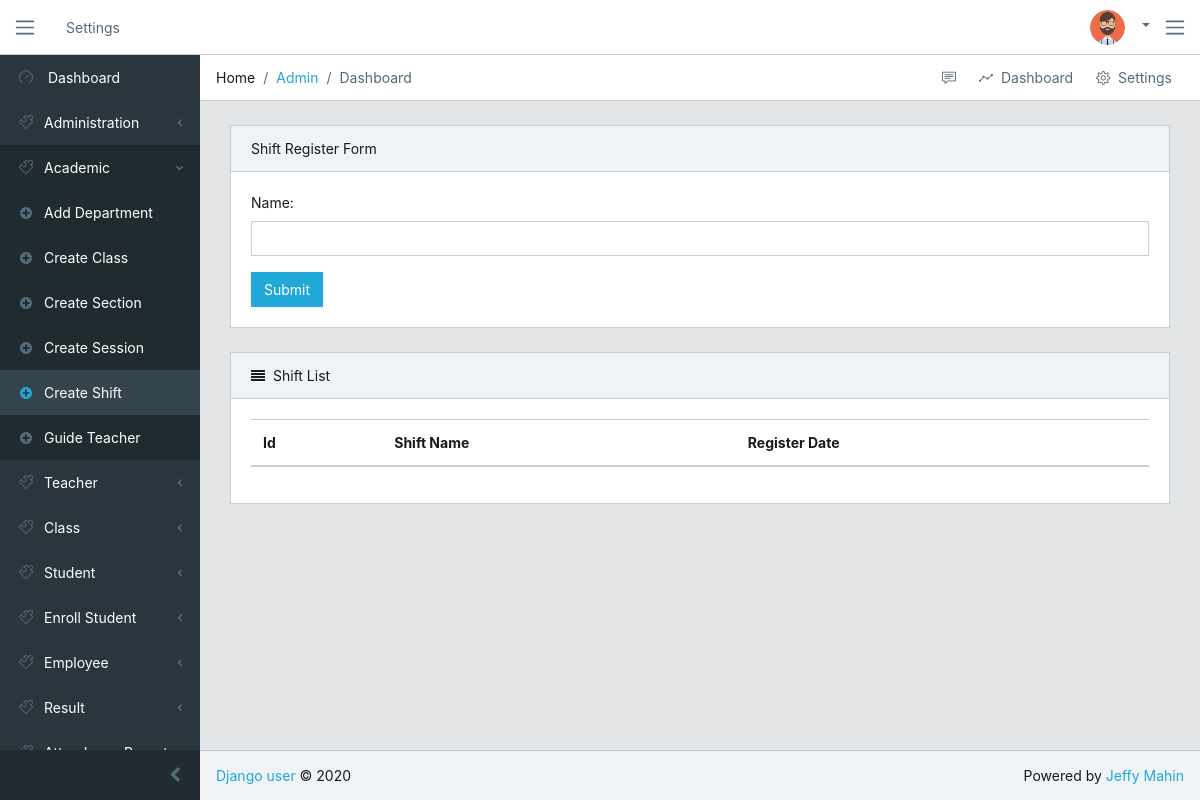
Page /academic/create-shift on the earlier database version.
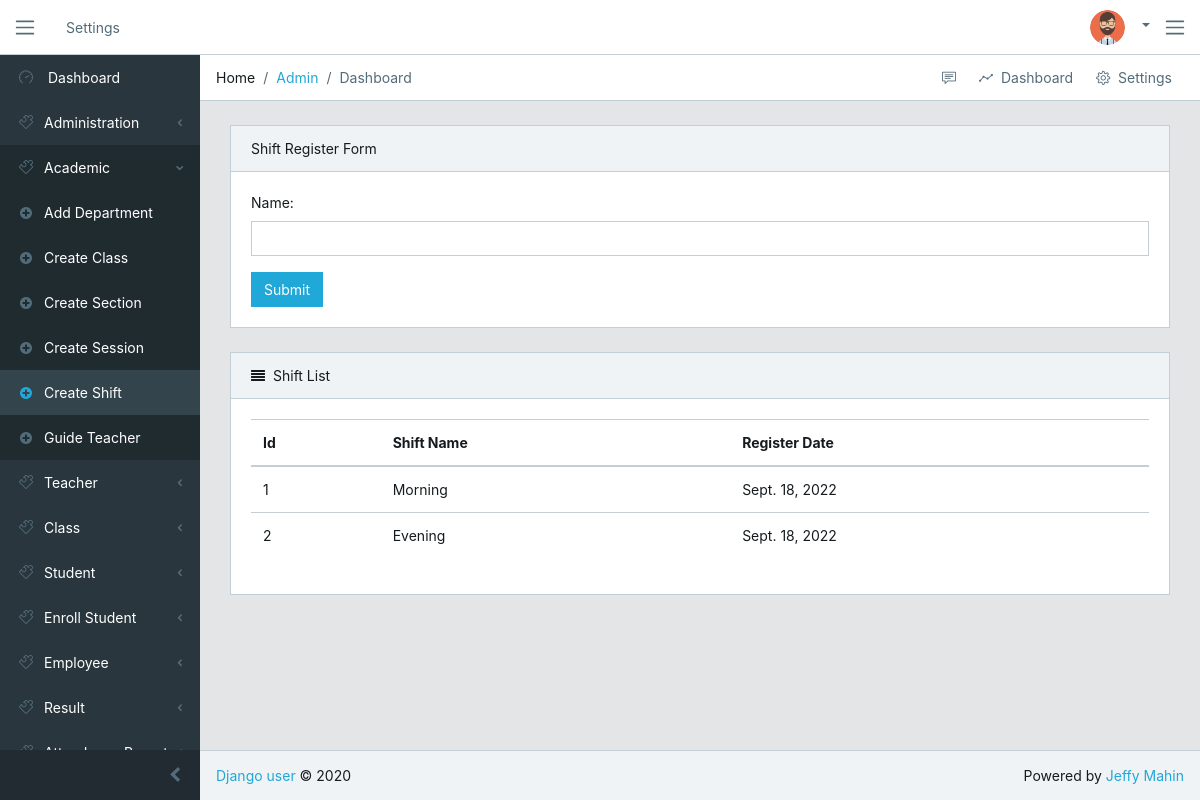
Same page on the later database version.
### academic/models.py (models this page shows, shortened)
class Shift(models.Model):
    name = models.CharField(max_length=100, unique=True)
    date = models.DateField(auto_now_add=True)

### academic/views.py (the view)
# urls.py: path('create-shift', views.add_shift, name="create-shift"),
def add_shift(request):
    forms = ShiftForm()
    if request.method == 'POST':
        forms = ShiftForm(request.POST)
        if forms.is_valid():
            forms.save()
            return redirect('create-shift')
    shift = Shift.objects.all()
    context = {'forms': forms, 'shift': shift}
    return render(request, 'academic/create-shift.html', context)

### academic/forms.py
class ShiftForm(forms.ModelForm):
    class Meta:
        model = Shift
        fields = '__all__'
        widgets = {
            'name': forms.TextInput(attrs={'class': 'form-control'})
        }

### templates/academic/create-shift.html (shortened to what this page needs)
{% extends 'base/base.html' %}
{% block content %}
  <div class="card">
    <div class="card-header">Shift Register Form</div>
    <div class="card-body">
      <form class="" action="" method="post">
        {{ forms.as_p }}
        <button type="submit" class="btn btn-primary">Submit</button>
      </form>
    </div>
  </div>
  <div class="card">
      <div class="card-header">
          <i class="fa fa-align-justify"></i>Shift List</div>
      <div class="card-body">
          <table class="table table-responsive-sm">
              <thead>
                  <tr>
                      <th>Id</th>
                      <th>Shift Name</th>
                      <th>Register Date</th>
                  </tr>
              </thead>
              <tbody>
                  {% for shift in shift %}
                    <tr>
                        <td>{{ shift.id }}</td>
                        <td>{{ shift.name }}</td>
                        <td>{{ shift.date }}</td>
                    </tr>
                  {% endfor %}
              </tbody>
          </table>
      </div>
  </div>
{% endblock %}

Differences in the rows shown:
added Shift: id "1", name "Morning", date "Sept. 18, 2022"
added Shift: id "2", name "Evening", date "Sept. 18, 2022"
